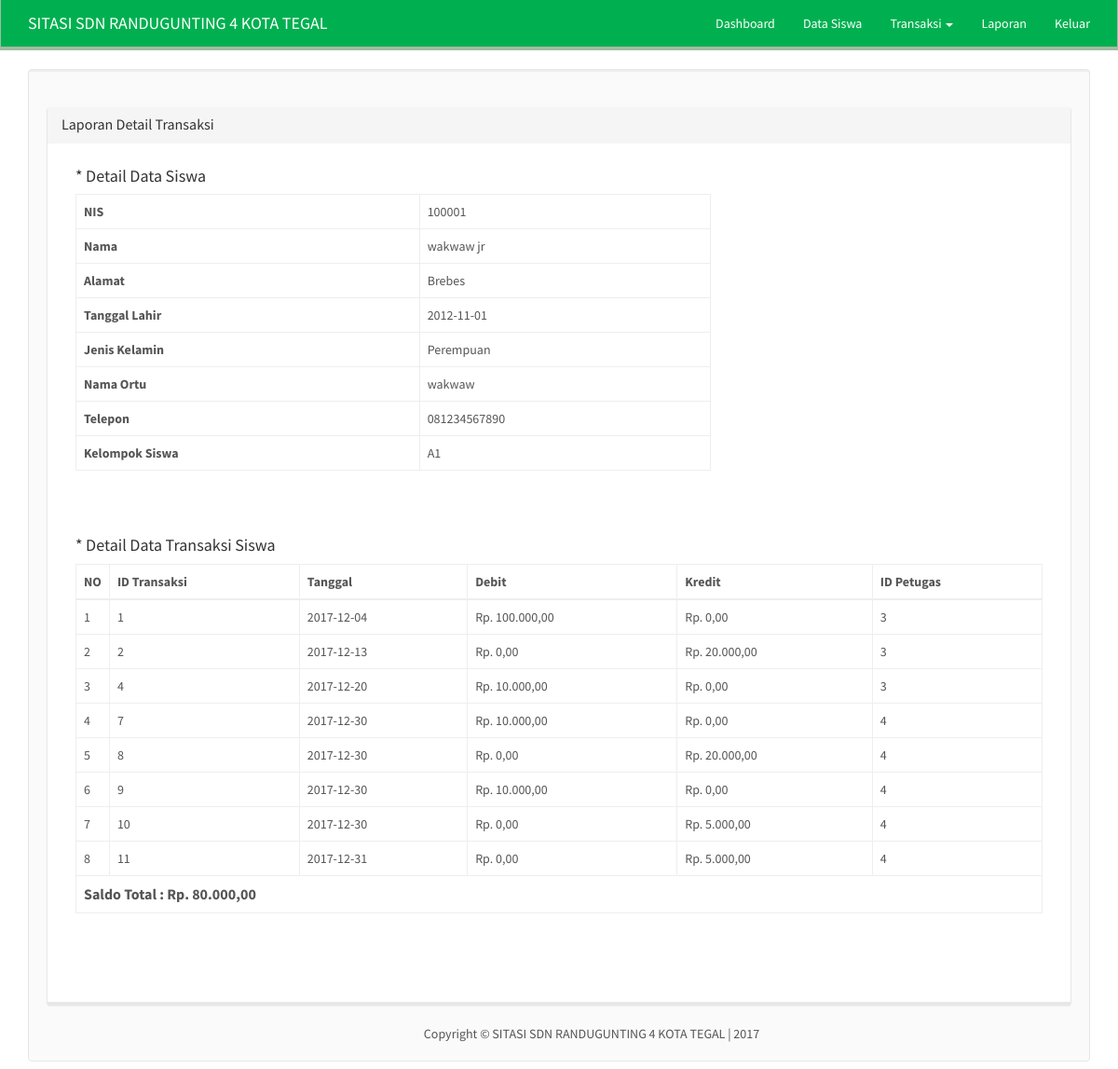
/laporan-detail.php?nissw=100001 (signed in), run on the app's committed database.
### tables this page shows
CREATE TABLE `siswa` (
  `id_sw` int(11) NOT NULL,
  `nis` varchar(8) NOT NULL,
  `nama` varchar(50) NOT NULL,
  `alamat` varchar(100) NOT NULL,
  `tgl_lahir` date NOT NULL,
  `jenis_kelamin` varchar(10) NOT NULL,
  `nama_ortu` varchar(50) NOT NULL,
  `telepon` varchar(13) NOT NULL,
  `kelompok` varchar(10) NOT NULL,
  `disabled` int(1) NOT NULL,
  `ditmbh_pd` datetime NOT NULL,
  `diupdt_pd` datetime NOT NULL,
  `dihps_pd` datetime NOT NULL
);

CREATE TABLE `transaksi` (
  `id_trans` int(11) NOT NULL,
  `nis` varchar(10) NOT NULL,
  `tgl_trans` date NOT NULL,
  `debit` int(11) NOT NULL,
  `kredit` int(11) NOT NULL,
  `id_ptgs` varchar(10) NOT NULL
);

### includes/laporan.inc.php (called while the page is built, shortened)
<?php
class Laporan{
	private $conn;
	private $table_name = "siswa";
	private $table_name2 = "saldo_sw";
	private $table_name3 = "transaksi";
	public $nissw;
	public function __construct($db){
		$this->conn = $db;
	}
	function readOne(){
		$query = "SELECT ".$this->table_name.".*, ".$this->table_name2.".*, ".$this->table_name3.".* FROM ".$this->table_name."
		inner join ".$this->table_name2." on ".$this->table_name2.".nis = ".$this->table_name.".nis
		inner join ".$this->table_name3." on ".$this->table_name3.".nis = ".$this->table_name.".nis
		WHERE ".$this->table_name.".nis=? LIMIT 0,1";
		$stmt = $this->conn->prepare( $query );
		$stmt->bindParam(1, $this->nissw);
		$stmt->execute();
		$row = $stmt->fetch(PDO::FETCH_ASSOC);
		$this->nissw = $row['nis'];
		$this->nmsw = $row['nama'];
		$this->almtsw = $row['alamat'];
		$this->tglsw = $row['tgl_lahir'];
		$this->jsw = $row['jenis_kelamin'];
		$this->nmotsw = $row['nama_ortu'];
		$this->telsw = $row['telepon'];
		$this->kelsw = $row['kelompok'];
		$this->saldo = $row['saldo'];
	}
}
?>

### includes/trans.inc.php (called while the page is built, shortened)
<?php
class Transaksi{
	private $conn;
	private $table_name = "siswa";
	private $table_name2 = "transaksi";
	public $nissw;
	public function __construct($db){
		$this->conn = $db;
	}
		function readAll3(){
		$query = "SELECT s.*, trans.* FROM ".$this->table_name." s join ".$this->table_name2." trans on s.nis = trans.nis WHERE s.disabled=0 AND trans.id_ptgs>0 AND s.nis=?";
		$stmt = $this->conn->prepare( $query );
		$stmt->bindParam(1, $this->nissw);
		$stmt->execute();
		return $stmt;
	}
}
?>

### laporan-detail.php (the view, shortened to what this page needs)
<?php
include_once 'header2.php';
$nissw = isset($_GET['nissw']) ? $_GET['nissw'] : die('ERROR: missing ID.');
include_once 'includes/laporan.inc.php';
$eks = new laporan($db);
$eks->nissw = $nissw;
$eks->readOne();
?>
<div class="well">
    <div class="row">
        <div class="col-md-6 text-left">
        </div>
    </div>
    <br/>
    <div class="panel panel-default">
            <div class="panel-heading">
              <h3 class="panel-title">Laporan Detail Transaksi</h3>
            </div>
            <div class="panel-body">
               <div class="col-sm-8">
    <h4>* Detail Data Siswa</h4>
    <?php
    $no1 = 1;
    ?>
    <table class="table table-bordered">
        <tr>
            <th>NIS</th>
            <td><?php echo $eks->nissw; ?></td>
        </tr>
        <tr>
            <th>Nama</th>
            <td><?php echo $eks->nmsw; ?></td>
        </tr>
        <tr>
            <th>Alamat</th>
            <td><?php echo $eks->almtsw; ?></td>
        </tr>
        <tr>
            <th>Tanggal Lahir</th>
            <td><?php echo $eks->tglsw; ?></td>
        </tr>
        <tr>
            <th>Jenis Kelamin</th>
            <td><?php echo $eks->jsw; ?></td>
        </tr>
        <tr>
            <th>Nama Ortu</th>
            <td><?php echo $eks->nmotsw; ?></td>
        </tr>
        <tr>
            <th>Telepon</th>
            <td><?php echo $eks->telsw; ?></td>
        </tr>
        <tr>
            <th>Kelompok Siswa</th>
            <td><?php echo $eks->kelsw; ?></td>
        </tr>
    </table><br><br>
    <?php
    include_once 'includes/trans.inc.php';
    $pro = new Transaksi($db);
    $pro->nissw = $nissw;
    $stmt = $pro->readAll3();
    ?>
          </div>
          <div class="col-sm-12">
          <h4>* Detail Data Transaksi Siswa</h4>
            <table class="table table-bordered">
            <thead>
              <tr>
                <th width="30px">NO</th>
                <th>ID Transaksi</th>
                <th>Tanggal</th>
                <th>Debit</th>
                <th>Kredit</th>
                <th>ID Petugas</th>
              </tr>
            </thead>
            <tbody>
            <?php
            while ($row = $stmt->fetch(PDO::FETCH_ASSOC)){
            ?>
            <tr>
              <td><?php echo $no1++; ?></td>
              <td><?php echo $row['id_trans']; ?></td>
              <td><?php echo $row['tgl_trans']; ?></td>
              <td><?php echo "Rp. " . number_format( $row['debit'] , 2 , ',' , '.'); ?></td>
              <td><?php echo "Rp. " . number_format( $row['kredit'] , 2 , ',' , '.'); ?></td>
              <td><?php echo $row['id_ptgs']; ?></td>
            </tr>
            <?php
            }
            ?>
            </tbody>
            <tfoot>
              <tr>
                <th colspan="6" style="font-size: 12pt">Saldo Total : <?php echo "Rp. " . number_format( $eks->saldo , 2 , ',' , '.'); ?></th>
              </tr>
            </tfoot>
            </table>
          </div>
          </div>
          <div class="container"></div><br><br><br></div>
        <?php
include_once 'footer.php';
?>

### data on the page
siswa: transaksi.id_trans "1", transaksi.tgl_trans "2017-12-04", transaksi.debit "100.000,00", transaksi.kredit "0,00", transaksi.id_ptgs "3", transaksi.id_trans "2", transaksi.tgl_trans "2017-12-13", transaksi.debit "0,00", transaksi.kredit "20.000,00", transaksi.id_trans "4", transaksi.tgl_trans "2017-12-20", transaksi.debit "10.000,00", transaksi.id_trans "7", transaksi.tgl_trans "2017-12-30", transaksi.id_ptgs "4", transaksi.id_trans "8", transaksi.id_trans "9", transaksi.id_trans "10", transaksi.kredit "5.000,00", transaksi.id_trans "11", transaksi.tgl_trans "2017-12-31"

### other printed values
$eks->nissw "100001"
$eks->nmsw "wakwaw jr"
$eks->almtsw "Brebes"
$eks->tglsw "2012-11-01"
$eks->jsw "Perempuan"
$eks->nmotsw "wakwaw"
$eks->telsw "081234567890"
$eks->kelsw "A1"
$eks->saldo "80.000,00"
